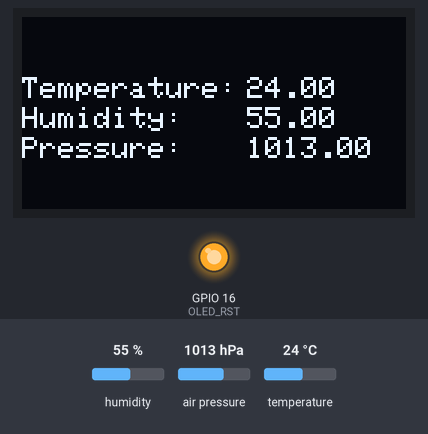
A sketch run on a simulated ESP32. On the bench: 128×64 one-colour display, output pins drawn as LEDs (lit = HIGH). The test bench sets the inputs (shaded band); at power-on: humidity 55 %, air pressure 1013 hPa, temperature 24 °C. WiFi joins after 1.5 s; servers stay silent unless stated; no MQTT or app messages arrive unless stated; what the sketch prints to the serial monitor is not drawn.

Above: at 3.6 s.
3.7 s: humidity set to 22 %
At 8.3 s:
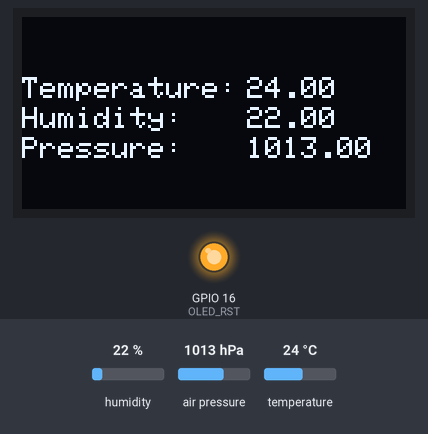
9.3 s: air pressure set to 952 hPa
At 13.1 s:
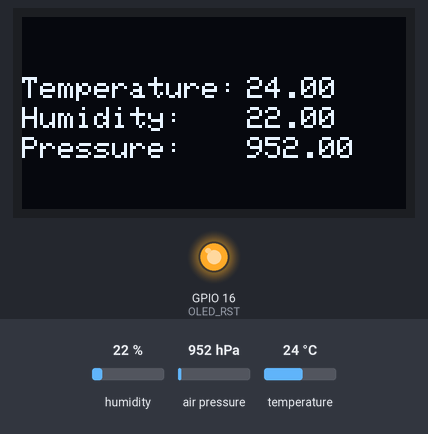
14.9 s: temperature set to 12 °C
At 18.0 s:
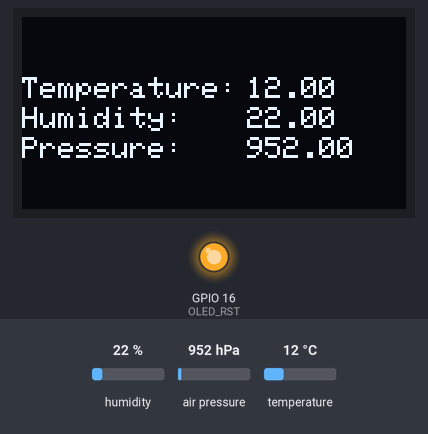
20.5 s: humidity set to 40 %
At 22.9 s:
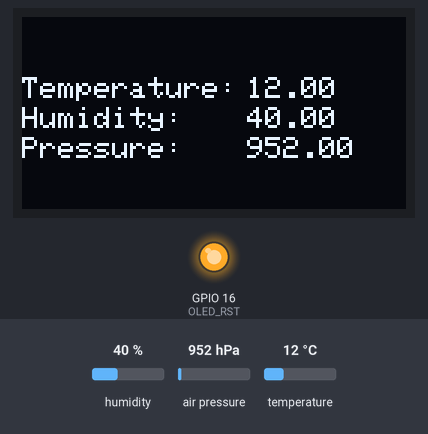
26.1 s: air pressure set to 975 hPa
At 29.0 s:
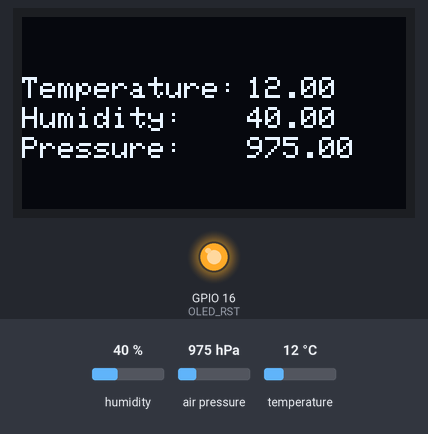
Timing chart, 0 to 30.5 s (numbered marks = the images above; inputs shaded):
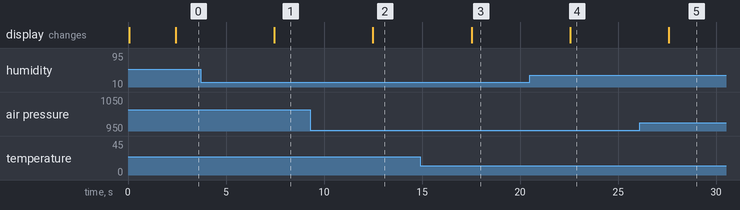

The sketch:

TTGO_MQTT_PUBLISH_BME280.ino
```cpp
// (licence header left out)
//TTGO LoRa32 SX1276 OLED

//Libraries for OLED Display
#include <Wire.h>
#include <Adafruit_GFX.h>
#include <Adafruit_SSD1306.h>

//Libraries for BME280
#include <Adafruit_Sensor.h>
#include <Adafruit_BME280.h>

//Libraries for Web connection
#include <WiFi.h>
#include <ArduinoMqttClient.h>
#include <ArduinoJson.h>

//OLED pins
#define OLED_SDA 4
#define OLED_SCL 15
#define OLED_RST 16
#define SCREEN_WIDTH 128 // OLED display width, in pixels
#define SCREEN_HEIGHT 64 // OLED display height, in pixels

//BME280 definition
#define SDA 21
#define SCL 13

TwoWire I2Cone = TwoWire(1);
Adafruit_BME280 bme;

const char* SSID = "MSI1247";
const char* WiFiPassword = "4cU4{627";

const char broker[] = "test.mosquitto.org";
int        port     = 1883;
const char topic[]  = "/fhtw/368415464/9hids/we2j332";

WiFiClient espClient;
MqttClient mqttClient(espClient);

//packet counter
int readingID = 0;

int counter = 0;

float temperature = 0;
float humidity = 0;
float pressure = 0;

Adafruit_SSD1306 display(SCREEN_WIDTH, SCREEN_HEIGHT, &Wire, OLED_RST);

void ConnectToWiFi() {
  WiFi.mode(WIFI_STA);
  WiFi.begin(SSID, WiFiPassword);
  Serial.print("Connecting to "); Serial.println(SSID);

  uint8_t i = 0;
  while (WiFi.status() != WL_CONNECTED)
  {
    Serial.print('.');
    delay(500);

    if ((++i % 16) == 0)
    {
      //Serial.println(F(" still trying to connect"));
      Serial.println(F("Restart"));
      delay(500);
      ESP.restart();
    }
  }

  Serial.print(F("Connected. My IP address is: "));
  Serial.println(WiFi.localIP());

  if(WiFi.status() == WL_CONNECTED) {
    for (i=0;i<4;i++) {
      digitalWrite(BUILTIN_LED,LOW);
      delay(100);
      digitalWrite(BUILTIN_LED,HIGH);
      delay(100);
      Serial.print(F("blink "));
      digitalWrite(BUILTIN_LED, LOW);
      }
  }
}

void ConnectToMQTT() {
  Serial.print("Attempting to connect to the MQTT broker: ");
  Serial.println(broker);

  if (!mqttClient.connect(broker, port)) {
    Serial.print("MQTT connection failed! Error code = ");
    Serial.println(mqttClient.connectError());
    while (1);
  }

  Serial.println("You're connected to the MQTT broker!");
  Serial.println();
}

//Initialize OLED display
void startOLED(){
  //reset OLED display via software
  pinMode(OLED_RST, OUTPUT);
  digitalWrite(OLED_RST, LOW);
  delay(20);
  digitalWrite(OLED_RST, HIGH);

  //initialize OLED
  Wire.begin(OLED_SDA, OLED_SCL);
  if(!display.begin(SSD1306_SWITCHCAPVCC, 0x3c, false, false)) { // Address 0x3C for 128x32
    Serial.println(F("SSD1306 allocation failed"));
    for(;;); // Don't proceed, loop forever
  }
  display.clearDisplay();
  display.setTextColor(WHITE);
  display.setTextSize(1);
  display.setCursor(0,0);
  display.print("LORA SENDER");
}

void startBME(){
  I2Cone.begin(SDA, SCL, 100000);
  bool status1 = bme.begin(0x76, &I2Cone);
  if (!status1) {
    Serial.println("Could not find a valid BME280_1 sensor, check wiring!");
    while (1);
  }
}

void getReadings(){
  temperature = bme.readTemperature();
  humidity = bme.readHumidity();
  pressure = bme.readPressure() / 100.0F;
}

void sendDataMQTT(){
  StaticJsonDocument<48> doc;
  char output[128];
  doc["id"] = WiFi.macAddress();
  doc["temp"] = temperature;
  doc["hum"] = humidity;
  doc["pressure"] = pressure;

  serializeJson(doc, output);

  //float value = 50.3;
  mqttClient.beginMessage(topic);
  mqttClient.print(output);
  mqttClient.endMessage();
  Serial.print(" data sent: ");
  Serial.print(readingID);
  Serial.println("");
}

void sendReadings() {
  display.clearDisplay();
  display.setCursor(0,0);
  display.setTextSize(1);

  display.setCursor(0,20);
  display.print("Temperature:");
  display.setCursor(75,20);
  display.print(temperature);
  Serial.println("");
  Serial.print(temperature);

  display.setCursor(0,30);
  display.print("Humidity:");
  display.setCursor(75,30);
  display.print(humidity);
  Serial.print(", ");
  Serial.print(humidity);

  display.setCursor(0,40);
  display.print("Pressure:");
  display.setCursor(75,40);
  display.print(pressure);
  Serial.print(", ");
  Serial.print(pressure);

  //display.setCursor(0,50);
  //display.print("Reading ID:");
  //display.setCursor(66,50);
  //display.print(readingID);
  display.display();

  //Serial.println(readingID);
  readingID++;

  sendDataMQTT();
}

void setup() {
  //initialize Serial Monitor
  Serial.begin(115200);
  startOLED();
  startBME();
  ConnectToWiFi();
  ConnectToMQTT();
  Serial.println("setup done");
}

void loop() {
  getReadings();
  sendReadings();
  delay(5000);
}
```

Measured:
- after the input at 3.7 s, the display: changes after 3.8 s (image 1)
- after the input at 9.3 s, the display: changes after 3.2 s (image 2)
- after the input at 14.9 s, the display: changes after 2.6 s (image 3)
- after the input at 20.5 s, the display: changes after 2.1 s (image 4)
- after the input at 26.1 s, the display: changes after 1.5 s (image 5)
